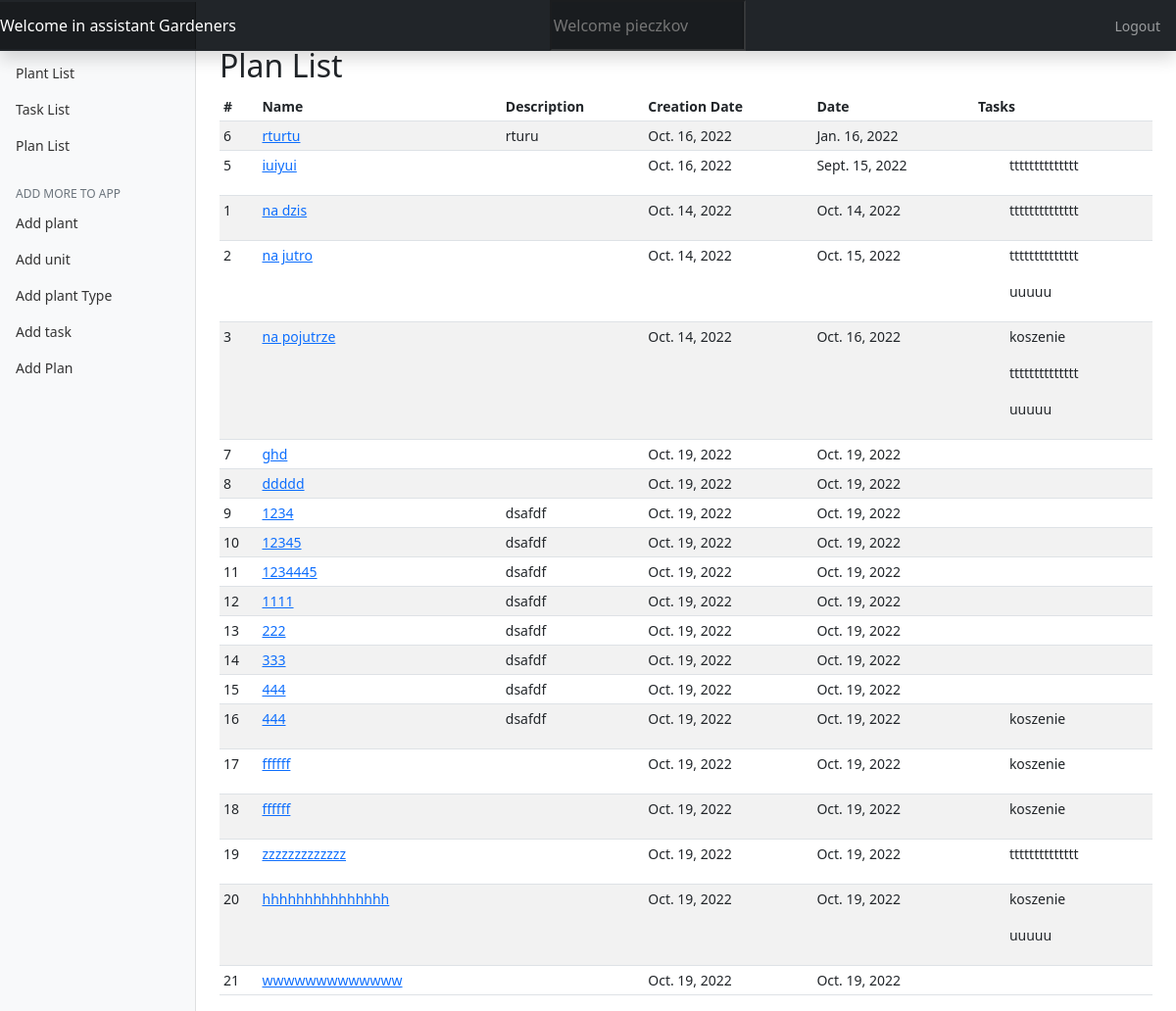
The app's page /plan_list (signed in), older data.
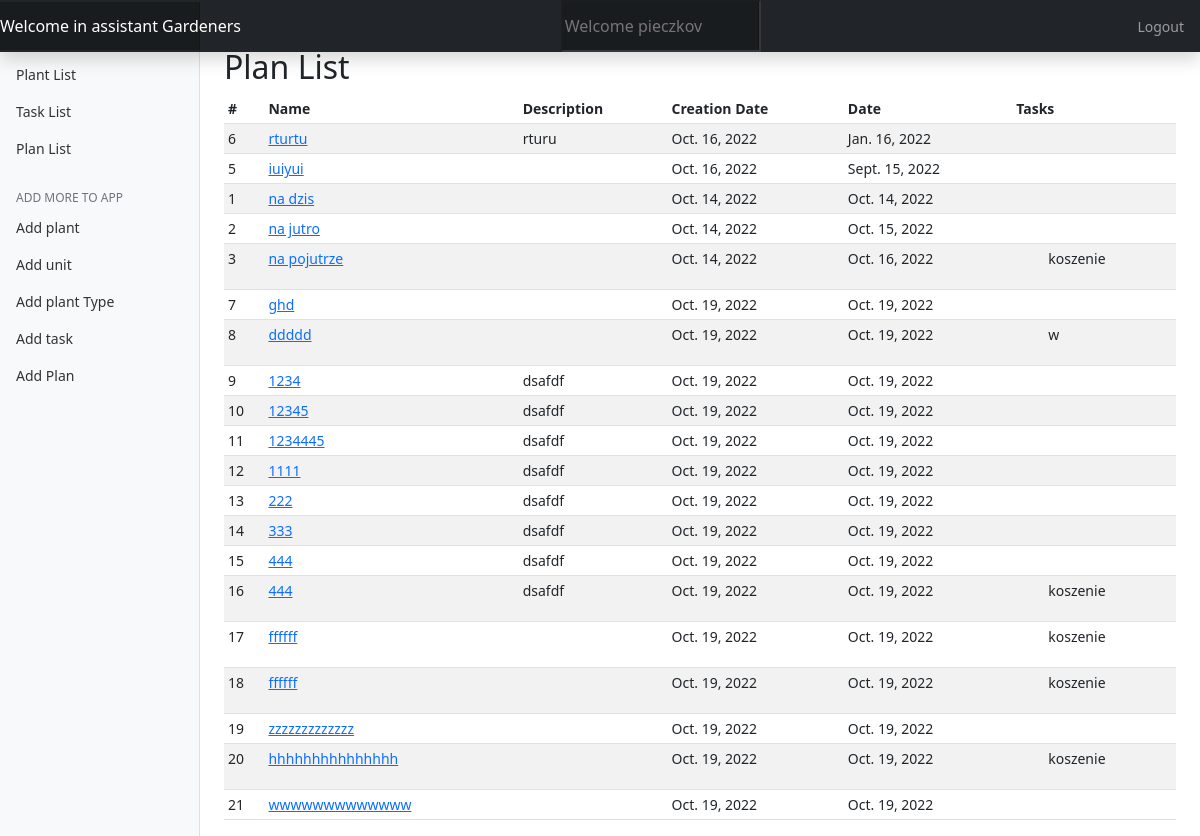
The same page, newer data.
### garden_app/models.py (models this page shows, shortened)
class PlanOfWork(models.Model):
    name = models.CharField(max_length=60)
    description = models.TextField(blank=True, null=True)
    created = models.DateField(auto_now=True)
    date = models.DateField(default=date.today)

class Task(models.Model):
    name = models.CharField(max_length=60)
    description = models.TextField(blank=True, null=True)
    plant = models.ForeignKey(Plant, default=None, null=True, blank=True, on_delete=models.CASCADE)
    plan = models.ManyToManyField(PlanOfWork, blank=True)

### garden_app/views.py (the view)
# urls.py: path('plan_list', views.PlanOfWorkListView.as_view(), name='plan_list'),
class PlanOfWorkListView(LoginRequiredMixin, View):
    def get(self, request):
        plans = PlanOfWork.objects.all().order_by('date')
        return render(request, 'plan_list.html', {'plans': plans})

### templates/plan_list.html (shortened to what this page needs)
{% extends 'base.html' %}
{% load static %}
{% block table %}
    <main role="main" class="col-md-9 ml-sm-auto col-lg-10 px-4">
    <h2>Plan List</h2>
      <div class="table-responsive">
        <table class="table table-striped table-sm">
          <thead>
            <tr>
              <th>#</th>
              <th>Name</th>
              <th>Description</th>
                <th>Creation Date</th>
                <th>Date</th>
                <th>Tasks</th>
            </tr>
          </thead>
          <tbody>
          {% for plan in plans %}
            <tr>
              <td>{{ plan.id }}</td>
                <td><a href="/plan_view/{{ plan.id }}" class="">{{ plan.name }}</a></td>
              <td>{{ plan.description }}</td>
              <td>{{ plan.created }}</td>
              <td>{{ plan.date }}</td>
            <td>
                <div>
              {% for task in plan.task_set.all %}
                <ol>
                    {{ task.name }}
                </ol>
                    {% endfor %}
                </div>
            </td>
            </tr>
          {% endfor %}
          </tbody>
        </table>
      </div>
    </main>
{% endblock %}}

Row changes from the older to the newer data that the page shows:
removed Task: name "tttttttttttttt"
removed Task: name "uuuuu"
added Task: name "w", shown under PlanOfWork "ddddd"
